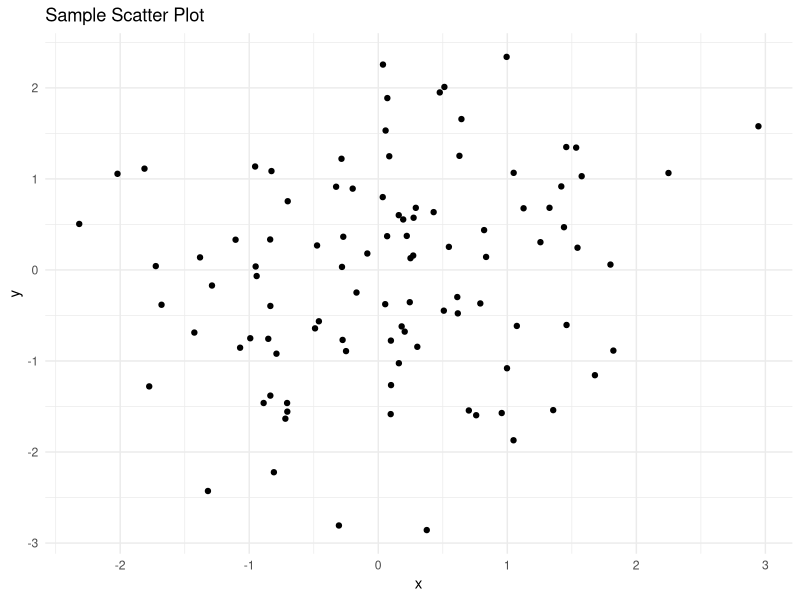

Generate this figure with R:
## ---- chunk 1
# Load necessary libraries
library(ggplot2)
library(dplyr)

# Sample Data
data <- data.frame(x = rnorm(100), y = rnorm(100))

# Create a plot
ggplot(data, aes(x = x, y = y)) +
  geom_point() +
  theme_minimal() +
  ggtitle("Sample Scatter Plot")

